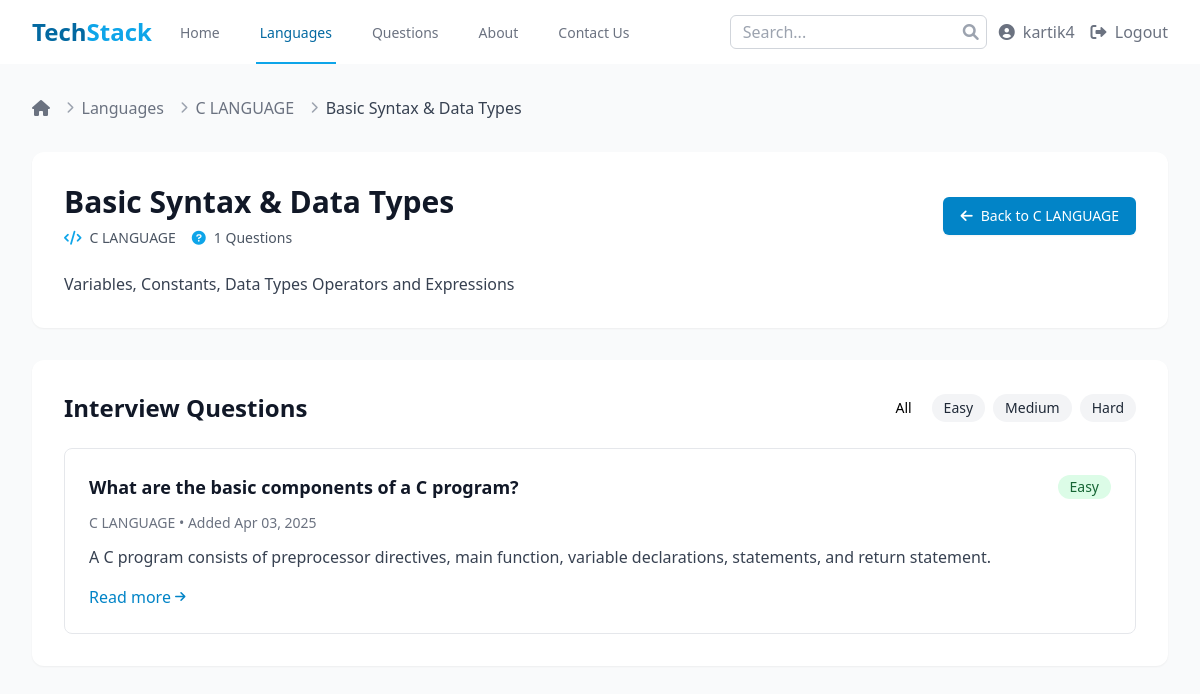
Page /languages/c-language/topic/basic-syntax-data-types/ (signed in) on the committed database.
### languages/models.py (models this page shows, shortened)
class Language(models.Model):
    name = models.CharField(max_length=100)
    slug = models.SlugField(unique=True, blank=True)
    description = models.TextField()
    logo = models.ImageField(upload_to='languages/logos/', blank=True, null=True)
    created_at = models.DateTimeField(auto_now_add=True)
    updated_at = models.DateTimeField(auto_now=True)
    is_featured = models.BooleanField(default=False)
    class Meta:
        ordering = ['name']

class Topic(models.Model):
    name = models.CharField(max_length=100)
    slug = models.SlugField(unique=True, blank=True)
    language = models.ForeignKey(Language, on_delete=models.CASCADE, related_name='topics')
    description = models.TextField()

### questions/models.py (models this page shows, shortened)
class Question(models.Model):
    title = models.CharField(max_length=255)
    slug = models.SlugField(unique=True, blank=True)
    content = models.TextField()
    code_snippet = models.TextField(blank=True, null=True)
    difficulty = models.CharField(
        max_length=10,
        choices=DifficultyLevel.choices,
        default=DifficultyLevel.MEDIUM
    )
    language = models.ForeignKey(Language, on_delete=models.CASCADE, related_name='questions')
    topics = models.ManyToManyField(Topic, related_name='questions')
    category = models.ForeignKey(Category, on_delete=models.SET_NULL, null=True, related_name='questions')
    created_by = models.ForeignKey(User, on_delete=models.SET_NULL, null=True, related_name='created_questions')
    created_at = models.DateTimeField(auto_now_add=True)
    updated_at = models.DateTimeField(auto_now=True)
    is_approved = models.BooleanField(default=False)
    class Meta:
        ordering = ['-created_at']

class Category(models.Model):
    name = models.CharField(max_length=100, unique=True)
    slug = models.SlugField(unique=True, blank=True)
    class Meta:
        verbose_name_plural = 'Categories'

### languages/views.py (the view)
# urls.py: path('<slug:lang_slug>/topic/<slug:topic_slug>/', views.topic_detail, name='topic_detail'),
def topic_detail(request, lang_slug, topic_slug):
    language = get_object_or_404(Language, slug=lang_slug)
    topic = get_object_or_404(Topic, slug=topic_slug, language=language)
    questions = Question.objects.filter(topics=topic, is_approved=True)
    context = {
        'language': language,
        'topic': topic,
        'questions': questions,
    }
    return render(request, 'languages/topic_detail.html', context)

### templates/languages/topic_detail.html (shortened to what this page needs)
{% extends 'base.html' %}
{% block content %}
<div class="bg-gray-50 min-h-screen">
    <div class="max-w-7xl mx-auto py-8 px-4 sm:px-6 lg:px-8">
        <nav class="flex mb-8" aria-label="Breadcrumb">
            <ol class="flex items-center space-x-2">
                <li>
                    <a href="{% url 'home' %}" class="text-gray-500 hover:text-gray-700 transition-colors">
                        <i class="fas fa-home"></i>
                    </a>
                </li>
                <li>
                    <div class="flex items-center">
                        <i class="fas fa-chevron-right text-gray-400 text-xs mx-2"></i>
                        <a href="{% url 'language_list' %}" class="text-gray-500 hover:text-gray-700 transition-colors">
                            Languages
                        </a>
                    </div>
                </li>
                <li>
                    <div class="flex items-center">
                        <i class="fas fa-chevron-right text-gray-400 text-xs mx-2"></i>
                        <a href="{% url 'language_detail' language.slug %}" class="text-gray-500 hover:text-gray-700 transition-colors">
                            {{ language.name }}
                        </a>
                    </div>
                </li>
                <li>
                    <div class="flex items-center">
                        <i class="fas fa-chevron-right text-gray-400 text-xs mx-2"></i>
                        <span class="text-gray-700 font-medium">
                            {{ topic.name }}
                        </span>
                    </div>
                </li>
            </ol>
        </nav>
        <div class="bg-white rounded-xl shadow-sm p-8 mb-8">
            <div class="flex flex-col md:flex-row md:items-center md:justify-between">
                <div>
                    <h1 class="text-3xl font-bold text-gray-900">
                        {{ topic.name }}
                    </h1>
                    <div class="mt-2 flex flex-wrap gap-4">
                        <div class="flex items-center text-sm text-gray-600">
                            <i class="fas fa-code mr-2 text-primary-500"></i>
                            {{ language.name }}
                        </div>
                        <div class="flex items-center text-sm text-gray-600">
                            <i class="fas fa-question-circle mr-2 text-primary-500"></i>
                            {{ questions.count }} Questions
                        </div>
                    </div>
                </div>
                <div class="mt-4 md:mt-0">
                    <a href="{% url 'language_detail' language.slug %}" class="inline-flex items-center px-4 py-2 border border-transparent rounded-md shadow-sm text-sm font-medium text-white bg-primary-600 hover:bg-primary-700 focus:outline-none focus:ring-2 focus:ring-offset-2 focus:ring-primary-500 transition-colors">
                        <i class="fas fa-arrow-left mr-2"></i>
                        Back to {{ language.name }}
                    </a>
                </div>
            </div>
            <div class="mt-6 prose max-w-none">
                <p class="text-gray-700">
                    {{ topic.description }}
                </p>
            </div>
        </div>
        <div class="bg-white rounded-xl shadow-sm p-8">
            <div class="flex items-center justify-between mb-6">
                <h2 class="text-2xl font-bold text-gray-900">Interview Questions</h2>
                <div class="flex gap-2">
                    <button id="filter-all" class="difficulty-filter px-3 py-1 text-sm font-medium rounded-full bg-gray-100 text-gray-800 hover:bg-gray-200 transition-colors active">All</button>
                    <button id="filter-easy" class="difficulty-filter px-3 py-1 text-sm font-medium rounded-full bg-gray-100 text-gray-800 hover:bg-green-100 hover:text-green-800 transition-colors">Easy</button>
                    <button id="filter-medium" class="difficulty-filter px-3 py-1 text-sm font-medium rounded-full bg-gray-100 text-gray-800 hover:bg-yellow-100 hover:text-yellow-800 transition-colors">Medium</button>
                    <button id="filter-hard" class="difficulty-filter px-3 py-1 text-sm font-medium rounded-full bg-gray-100 text-gray-800 hover:bg-red-100 hover:text-red-800 transition-colors">Hard</button>
                </div>
            </div>
            {% if questions %}
                <div class="space-y-4" id="questions-container">
                    {% for question in questions %}
                        <div class="bg-white border border-gray-200 rounded-lg overflow-hidden question-card" data-difficulty="{{ question.difficulty }}">
                            <div class="p-6">
                                <div class="flex items-center justify-between mb-3">
                                    <h3 class="text-lg font-semibold text-gray-900">
                                        <a href="{% url 'question_detail' question.slug %}" class="hover:text-primary-600 transition-colors">
                                            {{ question.title }}
                                        </a>
                                    </h3>
                                    <span class="inline-flex items-center px-3 py-0.5 rounded-full text-sm font-medium
                                        {% if question.difficulty == 'easy' %}
                                            bg-green-100 text-green-800
                                        {% elif question.difficulty == 'medium' %}
                                            bg-yellow-100 text-yellow-800
                                        {% else %}
                                            bg-red-100 text-red-800
                                        {% endif %}
                                    ">
                                        {{ question.get_difficulty_display }}
                                    </span>
                                </div>
                                <p class="text-sm text-gray-500 mb-3">
                                    {{ question.category.name }} • Added {{ question.created_at|date:"M d, Y" }}
                                </p>
                                <p class="text-gray-700 mb-4">{{ question.content|truncatewords:30 }}</p>
                                <div class="flex justify-between items-center">
                                    <a href="{% url 'question_detail' question.slug %}" class="inline-flex items-center text-primary-600 hover:text-primary-700 font-medium transition-colors">
                                        Read more <i class="fas fa-arrow-right ml-1 text-xs"></i>
                                    </a>
                                    </div>
                                </div>
                            </div>
                        </div>
                    {% endfor %}
                </div>
            {% else %}
                <div class="text-center py-12 bg-gray-50 rounded-lg">
                    <i class="fas fa-question-circle text-5xl text-gray-300 mb-3"></i>
                    <h3 class="text-lg font-medium text-gray-900 mb-1">No questions available</h3>
                    <p class="text-gray-500">There are no questions for this topic yet.</p>
                </div>
            {% endif %}
        </div>
    </div>
{% endblock %}

### templates/base.html (shortened to what this page needs)
<!DOCTYPE html>
<html lang="en">
<head>
  <script src="https://cdn.tailwindcss.com"></script>
  <link rel="stylesheet" href="https://cdnjs.cloudflare.com/ajax/libs/font-awesome/6.0.0-beta3/css/all.min.css">
</head>
<body class="bg-gray-50 min-h-screen flex flex-col">
  <nav class="bg-white shadow-md">
      <div class="max-w-7xl mx-auto px-4 sm:px-6 lg:px-8">
          <div class="flex justify-between h-16">
              <div class="flex">
                  <div class="flex-shrink-0 flex items-center">
                      <a href="{% url 'home' %}" class="text-2xl font-bold text-primary-600">
                          <span class="text-primary-700">Tech</span><span class="text-primary-500">Stack</span>
                      </a>
                  </div>
                  <div class="hidden sm:ml-6 sm:flex sm:space-x-8">
                      <a href="{% url 'home' %}" class="nav-link border-transparent text-gray-500 hover:border-primary-500 hover:text-primary-700 inline-flex items-center px-1 pt-1 border-b-2 text-sm font-medium">
                          Home
                      </a>
                      <a href="{% url 'language_list' %}" class="nav-link border-transparent text-gray-500 hover:border-primary-500 hover:text-primary-700 inline-flex items-center px-1 pt-1 border-b-2 text-sm font-medium">
                          Languages
                      </a>
                      <a href="{% url 'question_list' %}" class="nav-link border-transparent text-gray-500 hover:border-primary-500 hover:text-primary-700 inline-flex items-center px-1 pt-1 border-b-2 text-sm font-medium">
                          Questions
                      </a>
                      <a href="{% url 'about' %}" class="nav-link border-transparent text-gray-500 hover:border-primary-500 hover:text-primary-700 inline-flex items-center px-1 pt-1 border-b-2 text-sm font-medium">
                          About
                      </a>
                      <a href="{% url 'contact' %}" class="nav-link border-transparent text-gray-500 hover:border-primary-500 hover:text-primary-700 inline-flex items-center px-1 pt-1 border-b-2 text-sm font-medium">
                          Contact Us
                      </a>
                  </div>
              </div>
              <div class="hidden sm:ml-6 sm:flex sm:items-center">
                  <form action="{% url 'search' %}" method="get" class="relative">
                      <input type="text" name="q" placeholder="Search..." class="py-1 px-3 border border-gray-300 rounded-md focus:outline-none focus:ring-2 focus:ring-primary-500 focus:border-primary-500">
                      <button type="submit" class="absolute right-2 top-1/2 transform -translate-y-1/2 text-gray-400">
                          <i class="fas fa-search"></i>
                      </button>
                  </form>
                  {% if user.is_authenticated %}
                      <div class="ml-3 relative">
                          <div class="flex items-center space-x-4">
                              <a href="{% url 'profile' %}" class="text-gray-500 hover:text-primary-600">
                                  <i class="fas fa-user-circle"></i>
                                  <span class="ml-1">{{ user.username }}</span>
                              </a>
                              <a href="{% url 'account_logout' %}" class="text-gray-500 hover:text-primary-600">
                                  <i class="fas fa-sign-out-alt"></i>
                                  <span class="ml-1">Logout</span>
                              </a>
                          </div>
                      </div>
                  {% endif %}
              </div>
          </div>
      </div>
  </nav>
  <main class="flex-grow">
      {% block content %}{% endblock %}
  </main>
</body>
</html>

### templates/base.html (style rules this page uses)
.nav-link { position: relative; transition: all 0.3s ease; }
.nav-link::after { content: ''; position: absolute; width: 0; height: 2px; bottom: 0; left: 0; background-color: #0ea5e9; transition: width 0.3s ease; }

### templates/languages/topic_detail.html (style rules this page uses)
.question-card { transition: all 0.3s ease; }
.question-card { animation: fadeInUp 0.5s ease-out forwards; }
.difficulty-filter.active { background-color: rgba(var(--color-primary-100), 1); color: rgba(var(--color-primary-800), 1); }

### rows in the picture
Language: name "C LANGUAGE"
Topic: name "Basic Syntax & Data Types", description "Variables, Constants, Data Types Operators and Expressions"
Question: title "What are the basic components of a C program?", difficulty "Easy", category.name "C LANGUAGE", created_at "Apr 03, 2025", content "A C program consists of preprocessor directives, main function, variable declarations, statements, and return statement."

### other values in the picture
{{ user.username }} "kartik4"
{{ questions.count }} "1"
